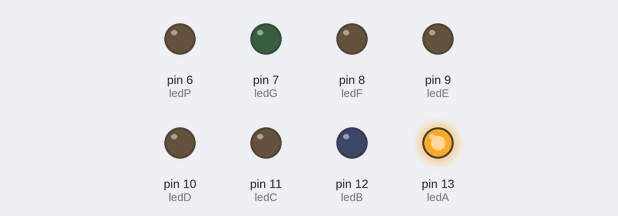
Bench run of a sketch on a simulated Arduino Uno, built with avr-gcc and run on an emulated ATmega328P. Parts: output pins drawn as LEDs (lit = HIGH).

Above: at 0.2 s.
At 1.2 s:
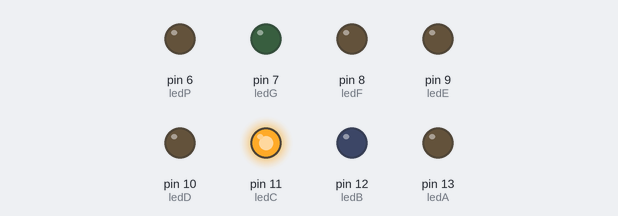
At 2.3 s:
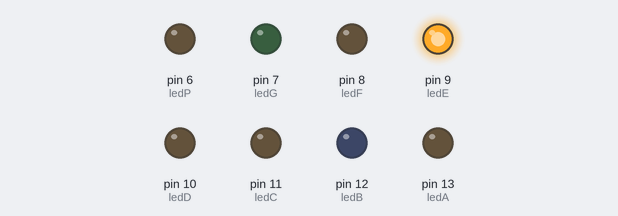
At 4.1 s:
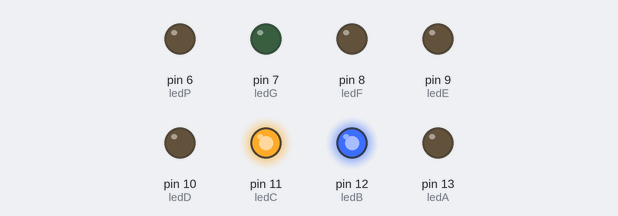
At 6.1 s:
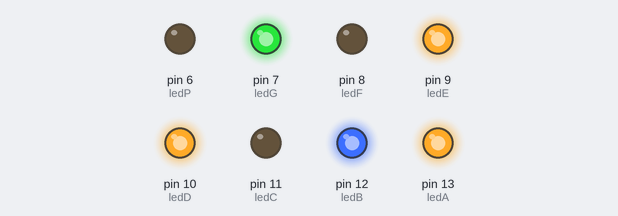
At 7.1 s:
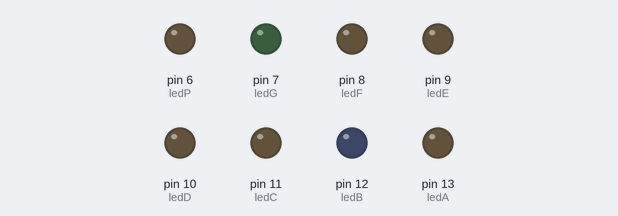
Timing chart, 0 to 9.9 s (numbered marks = the images above):
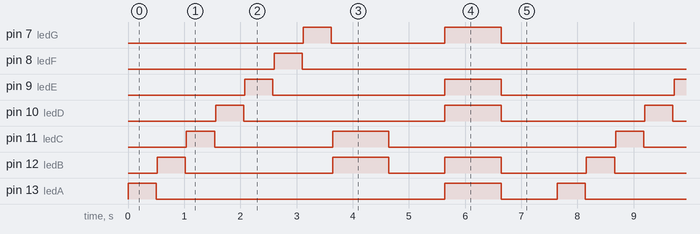

Measured:
- by itself, pin 7 (ledG): repeats every 7.6 s: LOW 2.0 s, HIGH 1.0 s, LOW 4.1 s, HIGH 0.50 s
- by itself, pin 8 (ledF): alternates HIGH for 0.50 s and LOW for 7.1 s
- by itself, pin 9 (ledE): repeats every 7.6 s: LOW 3.1 s, HIGH 1.0 s, LOW 3.1 s, HIGH 0.50 s
- by itself, pin 10 (ledD): repeats every 7.6 s: LOW 3.6 s, HIGH 1.0 s, LOW 2.6 s, HIGH 0.50 s
- by itself, pin 11 (ledC): repeats every 7.6 s: LOW 2.1 s, HIGH 1.0 s, LOW 4.0 s, HIGH 0.50 s
- by itself, pin 12 (ledB): repeats every 7.6 s: LOW 2.6 s, HIGH 1.0 s, LOW 1.0 s, HIGH 1.0 s, LOW 1.5 s, HIGH 0.50 s
- by itself, pin 13 (ledA): repeats every 7.6 s: LOW 5.1 s, HIGH 1.0 s, LOW 1.0 s, HIGH 0.50 s

The sketch:

Cod_Display_Manual.ino
```cpp
const int ledA = 13;
const int ledB = 12;
const int ledC = 11;
const int ledD = 10;
const int ledE = 9;
const int ledF = 8;
const int ledG = 7;
const int ledP = 6;

void APAGAR();
void UM();
void DOIS();
void TESTE();

void setup() {
  pinMode(ledA, OUTPUT);
  pinMode(ledB, OUTPUT);
  pinMode(ledC, OUTPUT);
  pinMode(ledD, OUTPUT);
  pinMode(ledE, OUTPUT);
  pinMode(ledF, OUTPUT);
  pinMode(ledG, OUTPUT);
  pinMode(ledP, OUTPUT);
}


void loop() {
  TESTE();
  UM();
  delay(1000);
  APAGAR();
  delay(1000);
  DOIS();
  delay(1000);
  APAGAR();
  delay(1000);
}

void APAGAR(){
  digitalWrite(ledB, LOW);
  digitalWrite(ledC, LOW);
  digitalWrite(ledD, LOW);
  digitalWrite(ledE, LOW);
  digitalWrite(ledF, LOW);
  digitalWrite(ledG, LOW);
  digitalWrite(ledP, LOW);
  digitalWrite(ledA, LOW);
}

void UM(){
  digitalWrite(ledB, HIGH);
  digitalWrite(ledC, HIGH);
}

void DOIS(){
  digitalWrite(ledA, HIGH);
  digitalWrite(ledB, HIGH);
  digitalWrite(ledG, HIGH);
  digitalWrite(ledE, HIGH);
  digitalWrite(ledD, HIGH);
}
void TESTE(){
  digitalWrite(ledA, HIGH);
  delay(500);
  digitalWrite(ledA, LOW);
  delay(20);
  digitalWrite(ledB, HIGH);
  delay(500);
  digitalWrite(ledB, LOW);
  delay(20);
  digitalWrite(ledC, HIGH);
  delay(500);
  digitalWrite(ledC, LOW);
  delay(20);
  digitalWrite(ledD, HIGH);
  delay(500);
  digitalWrite(ledD, LOW);
  delay(20);
  digitalWrite(ledE, HIGH);
  delay(500);
  digitalWrite(ledE, LOW);
  delay(20);
  digitalWrite(ledF, HIGH);
  delay(500);
  digitalWrite(ledF, LOW);
  delay(20);
  digitalWrite(ledG, HIGH);
  delay(500);
  digitalWrite(ledG, LOW);
  delay(20);
}
```
